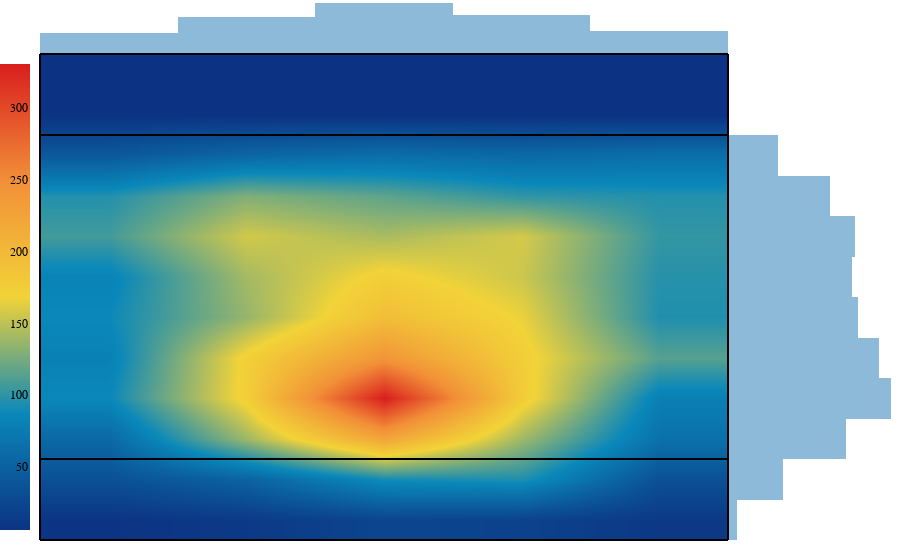

The cell this chart's notebook holds for it:
### Code cell
%%time
# Heatmap and histograms
fighm, fighy, fighx = s.visual_field_heatmap_vertical(
    outcome_measure="throw_outcome",
    outcome="Completion",
    metric="count"
)

# Combine heatmap and histograms into single plot
# The aspect ratio is weird here because it's handled in the app using html/css
s.visual_field_heatmap_subplots_vertical(fighm, fighx, fighy)

### Figure 1 — Plotly figure (JSON) as saved in the notebook; plotly's stock layout.template omitted (floating-point values rounded to 4 significant figures)
{"data": [{"colorbar": {"len": 0.9, "lenmode": "fraction", "tickfont": {"color": "black"}, "tickformat": ".0,", "ticklabelposition": "inside bottom", "x": 0, "xanchor": "right", "y": 0.9, "yanchor": "top"}, "colorscale": [[0, "rgb(12,51,131)"], [0.25, "rgb(10,136,186)"], [0.5, "rgb(242,211,56)"], [0.75, "rgb(242,143,56)"], [1, "rgb(217,30,30)"]], "connectgaps": false, "customdata": ["Total Touches: 1<br># of Completions: 1<br>Completion Pct: 100.0%<br>Avg Sideways Yards: 8.3<br>Avg Downfield Yards: -1.4", "Total Touches: 30<br># of Completions: 28<br>Completion Pct: 93.3%<br>Avg Sideways Yards: 10.8<br>Avg Downfield Yards: 9.2", "Total Touches: 55<br># of Completions: 51<br>Completion Pct: 92.7%<br>Avg Sideways Yards: 13.2<br>Avg Downfield Yards: 8.1", "Total Touches: 90<br># of Completions: 81<br>Completion Pct: 90.0%<br>Avg Sideways Yards: 11.3<br>Avg Downfield Yards: 6.9", "Total Touches: 83<br># of Completions: 74<br>Completion Pct: 89.2%<br>Avg Sideways Yards: 11.3<br>Avg Downfield Yards: 6.7", "Total Touches: 95<br># of Completions: 82<br>Completion Pct: 86.3%<br>Avg Sideways Yards: 10.9<br>Avg Downfield Yards: 5.6", "Total Touches: 87<br># of Completions: 76<br>Completion Pct: 87.4%<br>Avg Sideways Yards: 11.5<br>Avg Downfield Yards: 4.2", "Total Touches: 108<br># of Completions: 101<br>Completion Pct: 93.5%<br>Avg Sideways Yards: 9.8<br>Avg Downfield Yards: 4.4", "Total Touches: 101<br># of Completions: 90<br>Completion Pct: 89.1%<br>Avg Sideways Yards: 10.1<br>Avg Downfield Yards: 2.7", "Total Touches: 38<br># of Completions: 36<br>Completion Pct: 94.7%<br>Avg Sideways Yards: 9.6<br>Avg Downfield Yards: 5.5", "Total Touches: 0<br># of Completions: 0", "Total Touches: 0<br># of Completions: 0", "Total Touches: 6<br># of Completions: 6<br>Completion Pct: 100.0%<br>Avg Sideways Yards: 9.7<br>Avg Downfield Yards: 8.3", "Total Touches: 48<br># of Completions: 46<br>Completion Pct: 95.8%<br>Avg Sideways Yards: 9.1<br>Avg Downfield Yards: 9.3", "Total Touches: 139<br># of Completions: 132<br>Completion Pct: 95.0%<br>Avg Sideways Yards: 10.2<br>Avg Downfield Yards: 6.7", "Total Touches: 175<br># of Completions: 168<br>Completion Pct: 96.0%<br>Avg Sideways Yards: 10.3<br>Avg Downfield Yards: 7.4", "Total Touches: 180<br># of Completions: 167<br>Completion Pct: 92.8%<br>Avg Sideways Yards: 9.7<br>Avg Downfield Yards: 8.5", "Total Touches: 136<br># of Completions: 130<br>Completion Pct: 95.6%<br>Avg Sideways Yards: 9.0<br>Avg Downfield Yards: 8.7", "Total Touches: 146<br># of Completions: 135<br>Completion Pct: 92.5%<br>Avg Sideways Yards: 9.2<br>Avg Downfield Yards: 6.3", "Total Touches: 163<br># of Completions: 151<br>Completion Pct: 92.6%<br>Avg Sideways Yards: 8.8<br>Avg Downfield Yards: 5.7", "Total Touches: 128<br># of Completions: 123<br>Completion Pct: 96.1%<br>Avg Sideways Yards: 8.5<br>Avg Downfield Yards: 5.0", "Total Touches: 53<br># of Completions: 49<br>Completion Pct: 92.5%<br>Avg Sideways Yards: 9.1<br>Avg Downfield Yards: 6.6", "Total Touches: 0<br># of Completions: 0", "Total Touches: 0<br># of Completions: 0", "Total Touches: 17<br># of Completions: 17<br>Completion Pct: 100.0%<br>Avg Sideways Yards: 5.3<br>Avg Downfield Yards: 15.1", "Total Touches: 89<br># of Completions: 85<br>Completion Pct: 95.5%<br>Avg Sideways Yards: 8.9<br>Avg Downfield Yards: 10.0", "Total Touches: 229<br># of Completions: 217<br>Completion Pct: 94.8%<br>Avg Sideways Yards: 10.5<br>Avg Downfield Yards: 8.9", "Total Touches: 340<br># of Completions: 325<br>Completion Pct: 95.6%<br>Avg Sideways Yards: 11.1<br>Avg Downfield Yards: 7.7", "Total Touches: 256<br># of Completions: 237<br>Completion Pct: 92.6%<br>Avg Sideways Yards: 10.5<br>Avg Downfield Yards: 8.8", "Total Touches: 197<br># of Completions: 188<br>Completion Pct: 95.4%<br>Avg Sideways Yards: 10.0<br>Avg Downfield Yards: 9.3", "Total Touches: 179<br># of Completions: 168<br>Completion Pct: 93.9%<br>Avg Sideways Yards: 10.4<br>Avg Downfield Yards: 6.7", "Total Touches: 148<br># of Completions: 137<br>Completion Pct: 92.6%<br>Avg Sideways Yards: 10.9<br>Avg Downfield Yards: 6.5", "Total Touches: 117<br># of Completions: 111<br>Completion Pct: 94.9%<br>Avg Sideways Yards: 10.6<br>Avg Downfield Yards: 5.0", "Total Touches: 60<br># of Completions: 56<br>Completion Pct: 93.3%<br>Avg Sideways Yards: 8.6<br>Avg Downfield Yards: 3.0", "Total Touches: 0<br># of Completions: 0", "Total Touches: 0<br># of Completions: 0", "Total Touches: 14<br># of Completions: 14<br>Completion Pct: 100.0%<br>Avg Sideways Yards: 9.2<br>Avg Downfield Yards: 15.1", "Total Touches: 90<br># of Completions: 89<br>Completion Pct: 98.9%<br>Avg Sideways Yards: 9.4<br>Avg Downfield Yards: 10.8", "Total Touches: 143<br># of Completions: 133<br>Completion Pct: 93.0%<br>Avg Sideways Yards: 8.7<br>Avg Downfield Yards: 8.2", "Total Touches: 179<br># of Completions: 171<br>Completion Pct: 95.5%<br>Avg Sideways Yards: 9.3<br>Avg Downfield Yards: 9.0", "Total Touches: 182<br># of Completions: 169<br>Completion Pct: 92.9%<br>Avg Sideways Yards: 10.0<br>Avg Downfield Yards: 9.0", "Total Touches: 169<br># of Completions: 160<br>Completion Pct: 94.7%<br>Avg Sideways Yards: 10.1<br>Avg Downfield Yards: 10.9", "Total Touches: 160<br># of Completions: 149<br>Completion Pct: 93.1%<br>Avg Sideways Yards: 9.3<br>Avg Downfield Yards: 8.2", "Total Touches: 169<br># of Completions: 152<br>Completion Pct: 89.9%<br>Avg Sideways Yards: 10.7<br>Avg Downfield Yards: 8.0", "Total Touches: 100<br># of Completions: 95<br>Completion Pct: 95.0%<br>Avg Sideways Yards: 10.5<br>Avg Downfield Yards: 7.1", "Total Touches: 53<br># of Completions: 51<br>Completion Pct: 96.2%<br>Avg Sideways Yards: 8.9<br>Avg Downfield Yards: 4.3", "Total Touches: 0<br># of Completions: 0", "Total Touches: 0<br># of Completions: 0", "Total Touches: 5<br># of Completions: 5<br>Completion Pct: 100.0%<br>Avg Sideways Yards: 15.2<br>Avg Downfield Yards: 11.5", "Total Touches: 32<br># of Completions: 28<br>Completion Pct: 87.5%<br>Avg Sideways Yards: 10.8<br>Avg Downfield Yards: 8.8", "Total Touches: 64<br># of Completions: 59<br>Completion Pct: 92.2%<br>Avg Sideways Yards: 12.3<br>Avg Downfield Yards: 9.5", "Total Touches: 83<br># of Completions: 73<br>Completion Pct: 88.0%<br>Avg Sideways Yards: 9.9<br>Avg Downfield Yards: 8.6", "Total Touches: 128<br># of Completions: 108<br>Completion Pct: 84.4%<br>Avg Sideways Yards: 9.7<br>Avg Downfield Yards: 6.6", "Total Touches: 101<br># of Completions: 89<br>Completion Pct: 88.1%<br>Avg Sideways Yards: 10.4<br>Avg Downfield Yards: 5.9", "Total Touches: 101<br># of Completions: 91<br>Completion Pct: 90.1%<br>Avg Sideways Yards: 8.9<br>Avg Downfield Yards: 7.3", "Total Touches: 105<br># of Completions: 96<br>Completion Pct: 91.4%<br>Avg Sideways Yards: 11.4<br>Avg Downfield Yards: 4.6", "Total Touches: 97<br># of Completions: 90<br>Completion Pct: 92.8%<br>Avg Sideways Yards: 9.2<br>Avg Downfield Yards: 6.9", "Total Touches: 60<br># of Completions: 57<br>Completion Pct: 95.0%<br>Avg Sideways Yards: 10.7<br>Avg Downfield Yards: 3.1", "Total Touches: 0<br># of Completions: 0", "Total Touches: 0<br># of Completions: 0"], "hovertemplate": "%{customdata}<extra></extra>", "reversescale": false, "showscale": true, "type": "heatmap", "x": [0, 0, 0, 0, 0, 0, 0, 0, 0, 0, 0, 0, 1, 1, 1, 1, 1, 1, 1, 1, 1, 1, 1, 1, 2, 2, 2, 2, 2, 2, 2, 2, 2, 2, 2, 2, 3, 3, 3, 3, 3, 3, 3, 3, 3, 3, 3, 3, 4, 4, 4, 4, 4, 4, 4, 4, 4, 4, 4, 4], "xaxis": "x3", "y": [0, 1, 2, 3, 4, 5, 6, 7, 8, 9, 10, 11, 0, 1, 2, 3, 4, 5, 6, 7, 8, 9, 10, 11, 0, 1, 2, 3, 4, 5, 6, 7, 8, 9, 10, 11, 0, 1, 2, 3, 4, 5, 6, 7, 8, 9, 10, 11, 0, 1, 2, 3, 4, 5, 6, 7, 8, 9, 10, 11], "yaxis": "y3", "z": [1, 28, 51, 81, 74, 82, 76, 101, 90, 36, 0, 0, 6, 46, 132, 168, 167, 130, 135, 151, 123, 49, 0, 0, 17, 85, 217, 325, 237, 188, 168, 137, 111, 56, 0, 0, 14, 89, 133, 171, 169, 160, 149, 152, 95, 51, 0, 0, 5, 28, 59, 73, 108, 89, 91, 96, 90, 57, 0, 0], "zauto": true, "zsmooth": "best"}, {"alignmentgroup": "True", "bingroup": "y", "histfunc": "sum", "hovertemplate": "Completions:<br>%{x}<br><extra></extra>", "legendgroup": "", "marker": {"color": "#1F77B4", "opacity": 0.5, "pattern": {"shape": ""}}, "name": "", "nbinsy": 12, "offsetgroup": "", "orientation": "h", "showlegend": false, "type": "histogram", "x": [1, 28, 51, 81, 74, 82, 76, 101, 90, 36, 0, 0, 6, 46, 132, 168, 167, 130, 135, 151, 123, 49, 0, 0, 17, 85, 217, 325, 237, 188, 168, 137, 111, 56, 0, 0, 14, 89, 133, 171, 169, 160, 149, 152, 95, 51, 0, 0, 5, 28, 59, 73, 108, 89, 91, 96, 90, 57, 0, 0], "xaxis": "x4", "y": [0, 1, 2, 3, 4, 5, 6, 7, 8, 9, 10, 11, 0, 1, 2, 3, 4, 5, 6, 7, 8, 9, 10, 11, 0, 1, 2, 3, 4, 5, 6, 7, 8, 9, 10, 11, 0, 1, 2, 3, 4, 5, 6, 7, 8, 9, 10, 11, 0, 1, 2, 3, 4, 5, 6, 7, 8, 9, 10, 11], "yaxis": "y4"}, {"alignmentgroup": "True", "bingroup": "x", "histfunc": "sum", "hovertemplate": "Completions:<br>%{y}<br><extra></extra>", "legendgroup": "", "marker": {"color": "#1F77B4", "opacity": 0.5, "pattern": {"shape": ""}}, "name": "", "nbinsx": 5, "offsetgroup": "", "orientation": "v", "showlegend": false, "type": "histogram", "x": [0, 0, 0, 0, 0, 0, 0, 0, 0, 0, 0, 0, 1, 1, 1, 1, 1, 1, 1, 1, 1, 1, 1, 1, 2, 2, 2, 2, 2, 2, 2, 2, 2, 2, 2, 2, 3, 3, 3, 3, 3, 3, 3, 3, 3, 3, 3, 3, 4, 4, 4, 4, 4, 4, 4, 4, 4, 4, 4, 4], "xaxis": "x", "y": [1, 28, 51, 81, 74, 82, 76, 101, 90, 36, 0, 0, 6, 46, 132, 168, 167, 130, 135, 151, 123, 49, 0, 0, 17, 85, 217, 325, 237, 188, 168, 137, 111, 56, 0, 0, 14, 89, 133, 171, 169, 160, 149, 152, 95, 51, 0, 0, 5, 28, 59, 73, 108, 89, 91, 96, 90, 57, 0, 0], "yaxis": "y"}], "layout": {"font": {"family": "TW Cen MT"}, "hoverlabel": {"font": {"family": "TW Cen MT"}}, "margin": {"autoexpand": false, "b": 20, "l": 40, "r": 0, "t": 0}, "paper_bgcolor": "rgba(0,0,0,0)", "plot_bgcolor": "rgba(0,0,0,0)", "shapes": [{"line": {"color": "black"}, "type": "line", "x0": 0, "x1": 0.8, "xref": "paper", "y0": 0, "y1": 0, "yref": "paper"}, {"line": {"color": "black"}, "type": "line", "x0": 0, "x1": 0.8, "xref": "paper", "y0": 0.15, "y1": 0.15, "yref": "paper"}, {"line": {"color": "black"}, "type": "line", "x0": 0, "x1": 0.8, "xref": "paper", "y0": 0.75, "y1": 0.75, "yref": "paper"}, {"line": {"color": "black"}, "type": "line", "x0": 0, "x1": 0.8, "xref": "paper", "y0": 0.9, "y1": 0.9, "yref": "paper"}, {"line": {"color": "black"}, "type": "line", "x0": 0, "x1": 0, "xref": "paper", "y0": 0, "y1": 0.9, "yref": "paper"}, {"line": {"color": "black"}, "type": "line", "x0": 0.8, "x1": 0.8, "xref": "paper", "y0": 0, "y1": 0.9, "yref": "paper"}], "xaxis": {"anchor": "y", "domain": [0, 0.8], "fixedrange": true, "matches": "x3", "showgrid": false, "showticklabels": false, "ticks": "", "zeroline": false}, "xaxis2": {"anchor": "y2", "domain": [0.8, 1], "matches": "x4", "showticklabels": false}, "xaxis3": {"anchor": "y3", "domain": [0, 0.8], "fixedrange": true, "showgrid": false, "showticklabels": false, "ticks": "", "zeroline": false}, "xaxis4": {"anchor": "y4", "domain": [0.8, 1], "fixedrange": true, "showgrid": false, "showticklabels": false, "ticks": "", "zeroline": false}, "yaxis": {"anchor": "x", "domain": [0.9, 1], "fixedrange": true, "showgrid": false, "showticklabels": false, "ticks": "", "zeroline": false}, "yaxis2": {"anchor": "x2", "domain": [0.9, 1], "matches": "y", "showticklabels": false}, "yaxis3": {"anchor": "x3", "domain": [0, 0.9], "fixedrange": true, "showgrid": false, "showticklabels": false, "ticks": "", "zeroline": false}, "yaxis4": {"anchor": "x4", "domain": [0, 0.9], "fixedrange": true, "matches": "y3", "showgrid": false, "showticklabels": false, "ticks": "", "zeroline": false}}}
